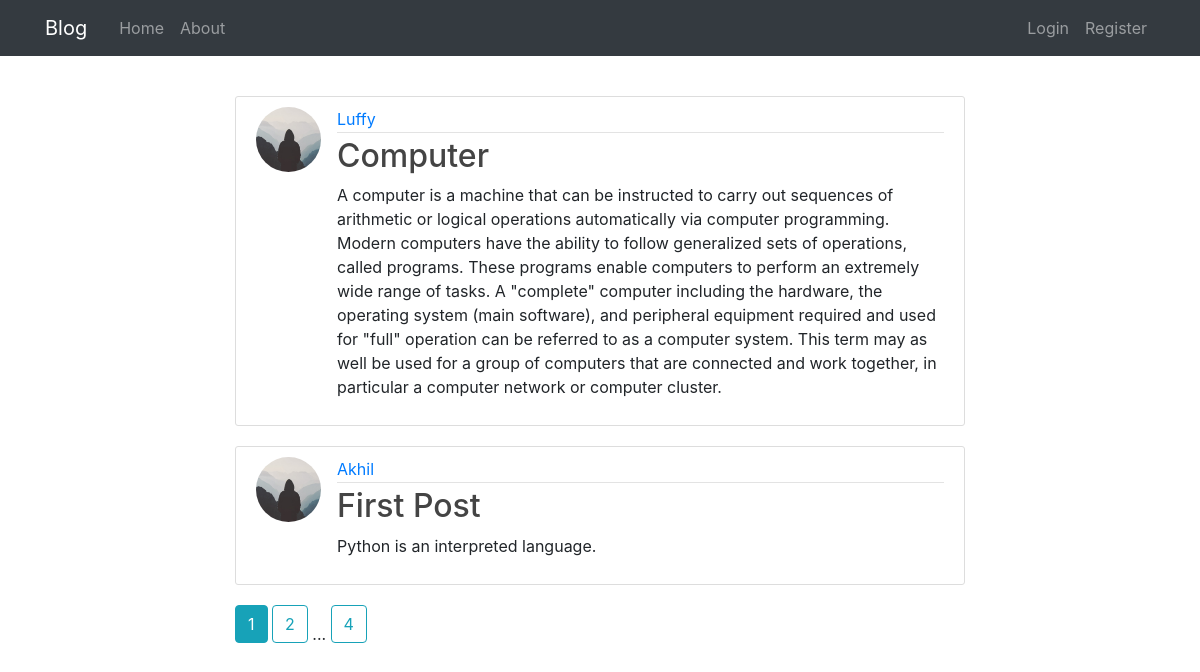
The page /home on the database its author committed.
### flaskblog/models.py (models this page shows, shortened)
class Post(db.Model):
    id = db.Column(db.Integer, primary_key=True)
    title = db.Column(db.String(100), nullable=False)
    content = db.Column(db.Text, nullable=False)
    user_id = db.Column(db.Integer, db.ForeignKey('user.id'), nullable=False)

class User(db.Model, UserMixin):
    id = db.Column(db.Integer, primary_key=True)
    username = db.Column(db.String(20), unique=True, nullable=False)
    email = db.Column(db.String(120), unique=True, nullable=False)
    image_file = db.Column(db.String(20), nullable=False, default='default.jpg')
    password = db.Column(db.String(60), nullable=False)
    posts = db.relationship('Post', backref='author', lazy=True)

### flaskblog/routes.py (the view)
@app.route("/")
@app.route("/home")
def home():
	page = request.args.get('page', 1, type=int)
	posts = Post.query.order_by(Post.user_id).paginate(page=page, per_page = 2) # order by title in desc order
	return render_template('home.html',posts=posts, title = 'Home')

### flaskblog/templates/home.html
{% extends "general_layout.html" %}
{% block changing %}
{%for post in posts.items%}
<article class="media content-section">
	<img class="rounded-circle article-img" src="{{url_for('static',filename='profile_pics/' + post.author.image_file)}}">
  <div class="media-body">
    <div class="article article-metadata">
      <a class="mr-2" href="{{ url_for('user_posts', username = post.author.username) }}">{{ post.author.username }}</a>
    </div>
    <h2><a class="article-title" href="{{url_for('post',post_id=post.id)}}">{{ post.title }}</a></h2>
    <p class="article-content">{{ post.content }}</p>
  </div>
</article>
{% endfor %}
{%for page_num in posts.iter_pages(left_edge=1, right_edge=1, left_current=1, right_current=2) %}
{% if page_num %}
	{% if posts.page == page_num %}
		<a class="btn btn-info mb-4" href="{{url_for('home', page=page_num)}}">{{ page_num}}</a>
	{% else %}
		<a class="btn btn-outline-info mb-4" href="{{url_for('home', page=page_num)}}">{{ page_num}}</a>
	{% endif %}
{% else %}
	...
{% endif %}
{% endfor %}
{% endblock changing %}

### flaskblog/templates/general_layout.html (shortened to what this page needs)
<!DOCTYPE html>
<html>
<head>
    <link rel="stylesheet" type="text/css" href="{{url_for('static',filename='main.css')}}">
    <link rel="stylesheet" href="https://maxcdn.bootstrapcdn.com/bootstrap/4.0.0/css/bootstrap.min.css">
</head>
<body>
	<nav class="navbar navbar-expand-sm bg-dark navbar-dark fixed-top">
   <div class="container">
	      <a class="navbar-brand mr-4" href="/">Blog</a>
	      <div class="collapse navbar-collapse" id="navbarToggle">
	        <div class="navbar-nav mr-auto">
	          <a class="nav-item nav-link" href="{{ url_for('home')}}">Home</a>
	          <a class="nav-item nav-link" href="{{ url_for('about')}}">About</a>
	        </div>
  <div class="navbar-nav">
	        	{% if current_user.is_authenticated%}
	        	<a class="nav-item nav-link" href="{{ url_for('new_post')}}">New Post</a>
	        	<a class="nav-item nav-link" href="{{ url_for('account')}}">Account</a>
	        	<a class="nav-item nav-link" href="{{ url_for('logout')}}">Logout</a>
	        	{% else %}
	          <a class="nav-item nav-link" href="{{ url_for('login')}}">Login</a>
	          <a class="nav-item nav-link" href="{{ url_for('register')}}">
	          Register</a>
	          	{% endif %}
	        </div>
</nav>
	<main role="main" class="container mt-5">
  		<div class="row">
    	<div class="container mt-5 col-md-8">
     	 	{% block changing %}{% endblock %}
    	</div>
  </div>
</main>
</body>
</html>

### flaskblog/static/main.css (style rules this page uses)
body { background: #fafafa; color: #333333; margin-top: 5rem; }
h1, h2, h3, h4, h5, h6 { color: #444444; }
.content-section { background: #ffffff; padding: 10px 20px; border: 1px solid #dddddd; border-radius: 3px; margin-bottom: 20px; }
.article-title { color: #444444; }
.article-content { white-space: pre-line; }
.article-img { height: 65px; width: 65px; margin-right: 16px; }
.article-metadata { padding-bottom: 1px; margin-bottom: 4px; border-bottom: 1px solid #e3e3e3 }

### rows shown on the page
Post: image_file (placeholder picture), author.username "Luffy", title "Computer", content "A computer is a machine that can be instructed to carry out sequences of arithmetic or logical operations automatically via computer programming. Modern computers have the ability to follow generalized sets of operations, called programs. These programs enable computers to perform an extremely wide range of tasks. A \"complete\" computer including the hardware, the operating system (main software), and peripheral equipment required and used for \"full\" operation can be referred to as a computer system. This term may as well be used for a group of computers that are connected and work together, in particular a computer network or computer cluster."
Post: image_file (placeholder picture), author.username "Akhil", title "First Post", content "Python is an interpreted language."

### other values the page prints
{{ page_num }} "1"
{{ page_num }} "2" "4"
